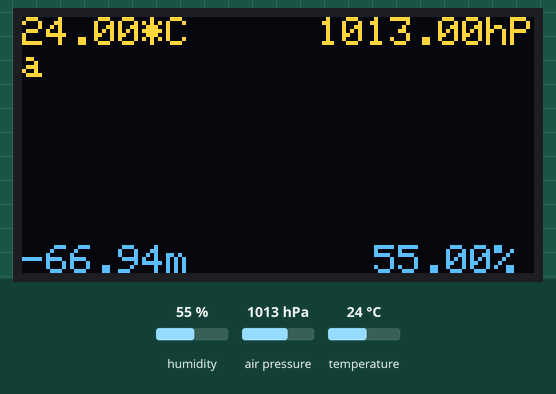
A sketch run on a simulated Arduino Uno, built with avr-gcc and run on an emulated ATmega328P. Parts: 128×64 one-colour display. Inputs (shaded band) come from the test bench; at power-on: humidity 55 %, air pressure 1013 hPa, temperature 24 °C. The OLED is the two-colour kind (top 16 rows yellow); what the sketch prints to the serial monitor is not drawn.

Above: at 5.8 s.
5.9 s: humidity set to 22 %
At 8.3 s:
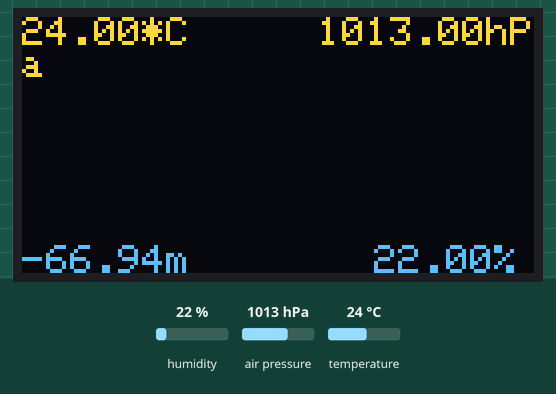
8.6 s: air pressure set to 952 hPa
At 10.3 s:
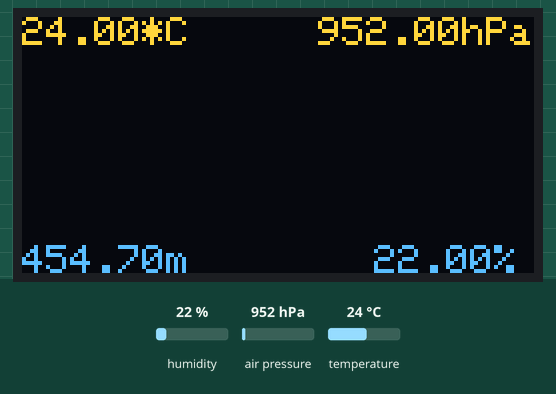
11.2 s: temperature set to 12 °C
At 14.1 s:
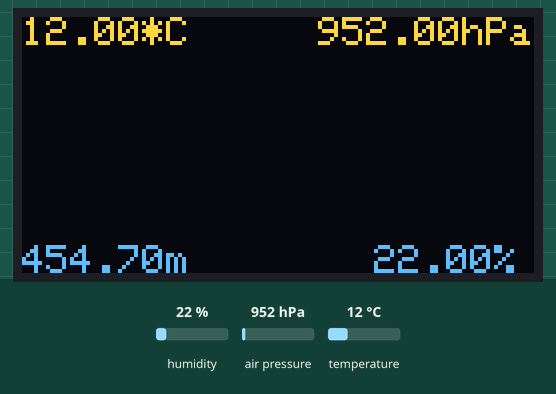
14.7 s: humidity set to 40 %
At 16.0 s:
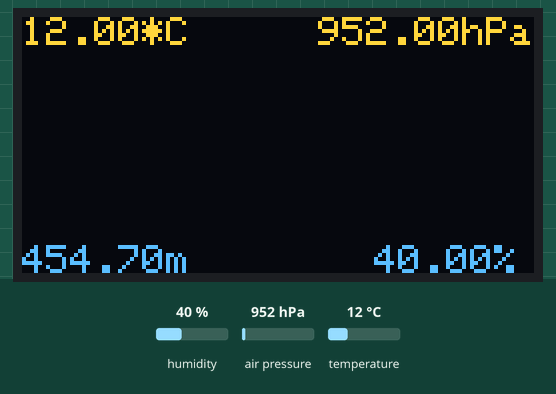
17.3 s: air pressure set to 975 hPa
At 17.9 s:
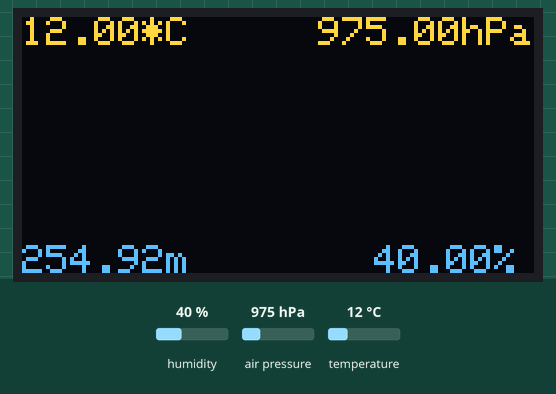
Timing chart, 0 to 20.3 s (numbered marks = the images above; inputs shaded):
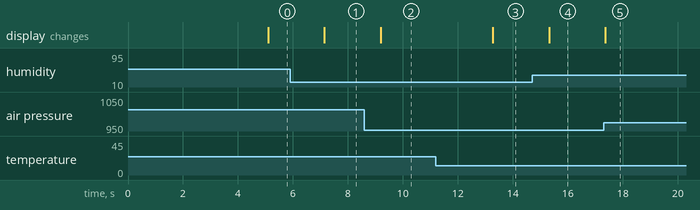

The sketch:

BME280FunctionGroup4.ino
```cpp
/* WorkingHumidityTest
 *  James Duffy and Silvia F
 *  Lab group 4
*/
/* These are the liberaries that we need to import to run our code */
#include <SPI.h>
#include <Wire.h>
#include <Adafruit_GFX.h>
#include <Adafruit_SH1106.h>
#include <Adafruit_Sensor.h>
#include <Adafruit_BME280.h>
/* These are the pins that describe which pins are bound to what operations */
// If using software SPI (the default case):
#define OLED_MOSI   9
#define OLED_CLK   10
#define OLED_DC    11
#define OLED_CS    12
#define OLED_RESET 8
Adafruit_SH1106 display(OLED_MOSI, OLED_CLK, OLED_DC, OLED_RESET, OLED_CS);
/* Define our current sea level pressure. This figure is used in the calculations to calculcate himidity, air pressure, altitude and temperture*/
#define SEALEVELPRESSURE_HPA (1005)
Adafruit_BME280 bme;
/* Basic catch incase the led display is the incorrect dimension*/
#if (SH1106_LCDHEIGHT != 64)
#error("Height incorrect, please fix Adafruit_SH1106.h!");
#endif
/*Basic error checking, ensuring that the monitor is right etc */
void setup()   {
  Serial.begin(9600);//start serial communication, 9600 is the baud rate of the connection.
  if (!bme.begin(0x76))
  {
    Serial.println("Could not find a valid BME280 sensor, check wiring!");
    while (1);
  }
  // by default, we'll generate the high voltage from the 3.3v line internally! (neat!)
  display.begin(SH1106_SWITCHCAPVCC);
  display.clearDisplay(); // Make sure the display is cleared
  // Draw the bitmap:
  // drawBitmap(x position, y position, bitmap data, bitmap width, bitmap height, color)
  // Update the display
  display.display();
  delay(5000);//Put in a 5000 delay so there is time for the display to update
  text();//call the text method below
}
/* Test code, not used anymore but might be useful in the future.
void loop()
{
}
*/
/*This is the code to display the data on the screen/calculations to get readable figures. It is formatted in such a way that it will work with python too :)*/
void text(void){
  static int i = 0;
  while(1) {
    display.clearDisplay();
    display.setTextSize(1);             // Normal 1:1 pixel scale
    display.setTextColor(WHITE);        // Draw white text
    display.setCursor(0,0);             // Start at top-left corner
    //display.print("Temp = ");
    display.print(bme.readTemperature());
    display.println("*C");
    display.println(" ");
    Serial.print("Temp = ");
    Serial.println(bme.readTemperature());

    display.setCursor(74,0);
    //display.print("Pressure = ");
    display.print(bme.readPressure() / 100.0F);
    display.println("hPa");
    display.println(" ");
    Serial.print("Pressure = ");
    Serial.println(bme.readPressure() / 100.0F);

    display.setCursor(0,57);
    //display.print("Alt = ");
    display.print(bme.readAltitude(SEALEVELPRESSURE_HPA));
    display.println("m");
    display.println(" ");
    Serial.print("Altitude = ");
    Serial.println(bme.readAltitude(SEALEVELPRESSURE_HPA));

    display.setCursor(88,57);
    //display.print("Hum. = ");
    display.print(bme.readHumidity());
    display.println("%");
    display.println(" ");
    Serial.print("Humidity = ");
    Serial.println(bme.readHumidity());

    display.display();
    delay(2000);
  }
}
```

Measured:
- after the input at 5.9 s, the display: changes after 1.2 s (image 1)
- after the input at 8.6 s, the display: changes after 0.59 s (image 2)
- after the input at 11.2 s, the display: changes after 2.1 s (image 3)
- after the input at 14.7 s, the display: changes after 0.62 s (image 4)
- after the input at 17.3 s, the display: changes after 0.06 s (image 5)
